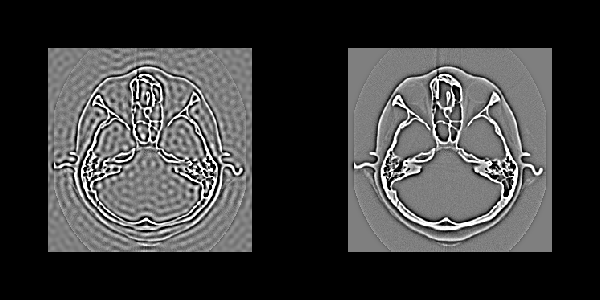

This figure's Python source:
#!/usr/bin/env python

# Compare ideal and Butterworth high-pass filters in the frequency domain.
# The left viewport shows the ideal high-pass result (with ringing); the
# right shows the Butterworth result (gradual attenuation, less ringing).

import os
from pathlib import Path

# Factory overrides: importing these modules registers the OpenGL rendering
# and interaction style implementations for vtkRenderingCore factory classes.
import vtkmodules.vtkInteractionStyle  # noqa: F401
import vtkmodules.vtkRenderingOpenGL2  # noqa: F401
# VTK pipeline classes used in this example
from vtkmodules.vtkIOImage import vtkPNGReader
from vtkmodules.vtkImagingColor import vtkImageMapToWindowLevelColors
from vtkmodules.vtkImagingCore import vtkImageExtractComponents
from vtkmodules.vtkImagingFourier import (
    vtkImageButterworthHighPass,
    vtkImageFFT,
    vtkImageIdealHighPass,
    vtkImageRFFT,
)
from vtkmodules.vtkInteractionStyle import vtkInteractorStyleImage
from vtkmodules.vtkRenderingCore import (
    vtkImageActor,
    vtkRenderWindow,
    vtkRenderWindowInteractor,
    vtkRenderer,
)

# Colors (normalized RGB)
black_rgb = (0.0, 0.0, 0.0)

# Data directory: defaults to the folder containing this script
data_dir = Path(os.environ.get("VPE_DATA_DIR", Path(__file__).parent))

# Reader: load the PNG image
reader = vtkPNGReader()
reader.SetFileName(str(data_dir / "fullhead15.png"))
reader.Update()

# FFT: transform to frequency domain
fft = vtkImageFFT()
fft.SetInputConnection(reader.GetOutputPort())

# Ideal high-pass: sharp cutoff in frequency domain
ideal_high_pass = vtkImageIdealHighPass()
ideal_high_pass.SetInputConnection(fft.GetOutputPort())
ideal_high_pass.SetXCutOff(0.1)
ideal_high_pass.SetYCutOff(0.1)

ideal_rfft = vtkImageRFFT()
ideal_rfft.SetInputConnection(ideal_high_pass.GetOutputPort())

ideal_real = vtkImageExtractComponents()
ideal_real.SetInputConnection(ideal_rfft.GetOutputPort())
ideal_real.SetComponents(0)

# Butterworth high-pass: gradual attenuation avoids ringing
butterworth_high_pass = vtkImageButterworthHighPass()
butterworth_high_pass.SetInputConnection(fft.GetOutputPort())
butterworth_high_pass.SetXCutOff(0.1)
butterworth_high_pass.SetYCutOff(0.1)

butterworth_rfft = vtkImageRFFT()
butterworth_rfft.SetInputConnection(butterworth_high_pass.GetOutputPort())

butterworth_real = vtkImageExtractComponents()
butterworth_real.SetInputConnection(butterworth_rfft.GetOutputPort())
butterworth_real.SetComponents(0)

# Actor 1: ideal high-pass result (left viewport)
ideal_color = vtkImageMapToWindowLevelColors()
ideal_color.SetWindow(500)
ideal_color.SetLevel(0)
ideal_color.SetInputConnection(ideal_real.GetOutputPort())

actor_ideal = vtkImageActor()
actor_ideal.GetMapper().SetInputConnection(ideal_color.GetOutputPort())
actor_ideal.GetProperty().SetInterpolationTypeToNearest()

# Actor 2: Butterworth high-pass result (right viewport)
butterworth_color = vtkImageMapToWindowLevelColors()
butterworth_color.SetWindow(500)
butterworth_color.SetLevel(0)
butterworth_color.SetInputConnection(butterworth_real.GetOutputPort())

actor_butterworth = vtkImageActor()
actor_butterworth.GetMapper().SetInputConnection(butterworth_color.GetOutputPort())
actor_butterworth.GetProperty().SetInterpolationTypeToNearest()

# Renderer 1: left viewport — ideal high-pass
renderer_left = vtkRenderer()
renderer_left.SetViewport(0.0, 0.0, 0.5, 1.0)
renderer_left.AddActor(actor_ideal)
renderer_left.ResetCamera()
renderer_left.SetBackground(black_rgb)

# Renderer 2: right viewport — Butterworth high-pass
renderer_right = vtkRenderer()
renderer_right.SetViewport(0.5, 0.0, 1.0, 1.0)
renderer_right.AddActor(actor_butterworth)
renderer_right.SetActiveCamera(renderer_left.GetActiveCamera())
renderer_right.SetBackground(black_rgb)

# Window: display the rendered scene
render_window = vtkRenderWindow()
render_window.AddRenderer(renderer_left)
render_window.AddRenderer(renderer_right)
render_window.SetWindowName("ideal high pass")
render_window.SetMultiSamples(0)
render_window.SetSize(600, 300)

# Interactor: handle mouse and keyboard events with 2D image style
render_window_interactor = vtkRenderWindowInteractor()
interactor_style_image = vtkInteractorStyleImage()
render_window_interactor.SetInteractorStyle(interactor_style_image)
render_window_interactor.SetRenderWindow(render_window)

# Launch the interactive visualization
render_window_interactor.Initialize()
render_window_interactor.Start()
